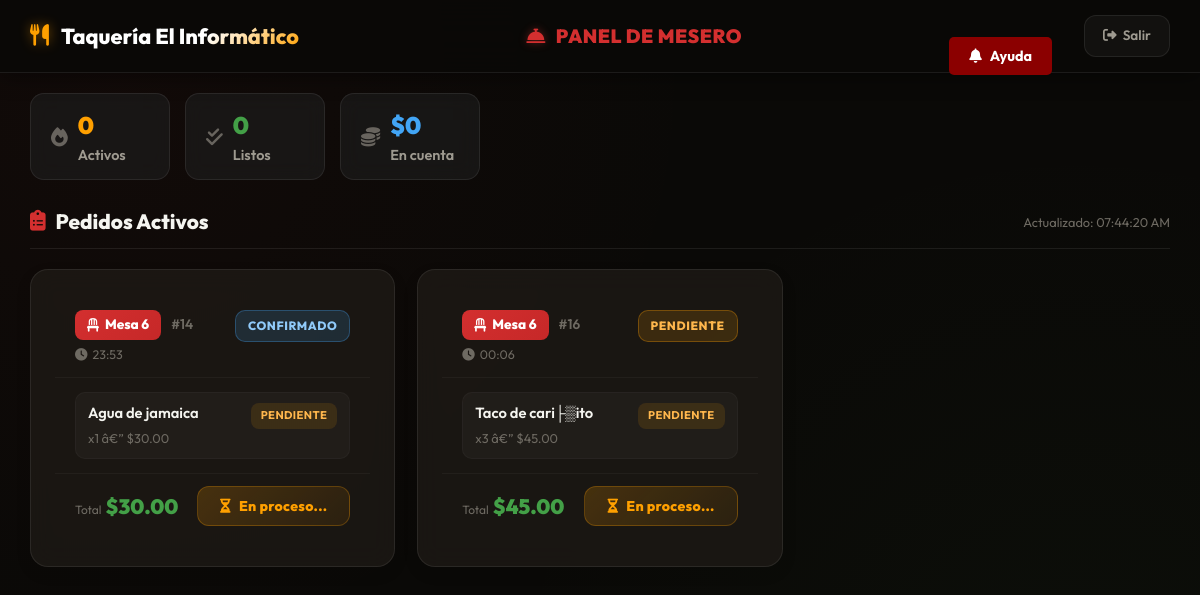
The app's page /index.php?url=mesero (signed in) with its own data.
### tables this page shows
CREATE TABLE `pedidos` (
  `id` int NOT NULL AUTO_INCREMENT,
  `mesa_id` int NOT NULL,
  `usuario_id` int NOT NULL,
  `estado` enum('pendiente','confirmado','en_preparacion','listo','entregado','cancelado') DEFAULT 'pendiente',
  `total` decimal(10,2) DEFAULT '0.00',
  `notas` text,
  `fecha_creacion` timestamp NOT NULL DEFAULT CURRENT_TIMESTAMP,
  `fecha_actualizacion` timestamp NOT NULL DEFAULT CURRENT_TIMESTAMP ON UPDATE CURRENT_TIMESTAMP,
  PRIMARY KEY (`id`),
  KEY `mesa_id` (`mesa_id`),
  KEY `usuario_id` (`usuario_id`),
  CONSTRAINT `pedidos_ibfk_1` FOREIGN KEY (`mesa_id`) REFERENCES `mesas` (`id`),
  CONSTRAINT `pedidos_ibfk_2` FOREIGN KEY (`usuario_id`) REFERENCES `usuarios` (`id`)
);

CREATE TABLE `pedido_detalles` (
  `id` int NOT NULL AUTO_INCREMENT,
  `pedido_id` int NOT NULL,
  `producto_id` int NOT NULL,
  `cantidad` int NOT NULL,
  `precio_unitario` decimal(10,2) NOT NULL,
  `subtotal` decimal(10,2) NOT NULL,
  `notas` text,
  `estado` enum('pendiente','en_preparacion','listo','entregado','cancelado') DEFAULT 'pendiente',
  PRIMARY KEY (`id`),
  KEY `pedido_id` (`pedido_id`),
  KEY `producto_id` (`producto_id`),
  CONSTRAINT `pedido_detalles_ibfk_1` FOREIGN KEY (`pedido_id`) REFERENCES `pedidos` (`id`) ON DELETE CASCADE,
  CONSTRAINT `pedido_detalles_ibfk_2` FOREIGN KEY (`producto_id`) REFERENCES `productos` (`id`) ON DELETE CASCADE
);

CREATE TABLE `productos` (
  `id` int NOT NULL AUTO_INCREMENT,
  `nombre` varchar(200) NOT NULL,
  `descripcion` text,
  `precio` decimal(10,2) NOT NULL,
  `categoria_id` int DEFAULT NULL,
  `imagen_url` varchar(500) DEFAULT NULL,
  `stock` int DEFAULT '0',
  `activo` tinyint(1) DEFAULT '1',
  `tiempo_preparacion` int DEFAULT '15',
  `imagen` varchar(255) DEFAULT NULL,
  PRIMARY KEY (`id`),
  KEY `categoria_id` (`categoria_id`),
  CONSTRAINT `productos_ibfk_1` FOREIGN KEY (`categoria_id`) REFERENCES `categorias_menu` (`id`)
);

### controllers/MeseroController.php (called while the page is built, shortened)
<?php
require_once __DIR__ . '/../models/PedidoModel.php';
class MeseroController {
    public function index() {
        $pedidos = $this->obtenerPedidosFiltrados();
        $data = [
            'pedidos' => $pedidos,
            'assets_url' => BASE_URL . "public/css/"
        ];
        require_once __DIR__ . '/../views/mesero/mesero.php';
    }
    private function obtenerPedidosFiltrados() {
        $pedidoModel = new PedidoModel();
        $pedidos = $pedidoModel->obtenerPedidosActivosConDetalles();
        if ($_SESSION['usuario_rol'] === 'mesero') {
            $mesero_id = $_SESSION['usuario_id'];
            $db = Database::getConnection();
            $stmtM = $db->prepare("SELECT id FROM mesas WHERE mesero_id = ? AND activa = 1");
            $stmtM->execute([$mesero_id]);
            $mesasAsignadas = $stmtM->fetchAll(PDO::FETCH_COLUMN);
            $pedidosFiltrados = [];
            foreach ($pedidos as $pedido) {
                if (in_array($pedido['mesa_id'], $mesasAsignadas)) {
                    $pedidosFiltrados[] = $pedido;
                }
            }
            return $pedidosFiltrados;
        }
        return $pedidos;
    }
}
?>

### config/database.php (called while the page is built, shortened)
<?php
class Database {
    private static $connection = null;
    public static function getConnection() {
        if (self::$connection === null) {
            try {
                $dsn = "mysql:host=" . DB_HOST . ";dbname=" . DB_NAME . ";charset=utf8mb4";
                self::$connection = new PDO($dsn, DB_USER, DB_PASS);
                self::$connection->setAttribute(PDO::ATTR_ERRMODE, PDO::ERRMODE_EXCEPTION);
                self::$connection->exec("SET time_zone = '-05:00'");
            } catch(PDOException $e) {
                die("Error de conexión: " . $e->getMessage());
            }
        }
        return self::$connection;
    }
}
?>

### models/PedidoModel.php (called while the page is built, shortened)
<?php
require_once __DIR__ . '/../config/database.php';
class PedidoModel {
    private $conn;
    public function __construct() {
        $this->conn = Database::getConnection();
    }
    public function obtenerPedidosActivosConDetalles() {
        $sql = "SELECT * FROM pedidos WHERE estado NOT IN ('entregado','cancelado')";
        $stmt = $this->conn->prepare($sql);
        $stmt->execute();
        $pedidos = $stmt->fetchAll(PDO::FETCH_ASSOC);
        foreach ($pedidos as &$pedido) {
            $sqlDetalles = "SELECT d.*, p.nombre
                            FROM pedido_detalles d
                            JOIN productos p ON d.producto_id = p.id
                            WHERE d.pedido_id = ?";
            $stmtDetalles = $this->conn->prepare($sqlDetalles);
            $stmtDetalles->execute([$pedido['id']]);
            $pedido['detalles'] = $stmtDetalles->fetchAll(PDO::FETCH_ASSOC);
        }
        return $pedidos;
    }
}
?>

### views/mesero/mesero.php (the view, shortened to what this page needs)
<!DOCTYPE html>
<html lang="es">
<head>
  <link rel="stylesheet" href="https://cdnjs.cloudflare.com/ajax/libs/font-awesome/6.4.0/css/all.min.css">
  <link rel="stylesheet" href="<?php echo BASE_URL; ?>assets/css/estilos.css?v=6">
  <link rel="stylesheet" href="<?php echo BASE_URL; ?>assets/css/mesero-ayuda.css?v=5">
</head>
<body>
  <header>
    <div class="header-content">
      <div class="brand">
        <i class="fas fa-utensils"></i>
        <span>Taquería El Informático</span>
      </div>
      <div class="header-center">
        <i class="fas fa-bell-concierge"></i>
        <span>Panel de Mesero</span>
      </div>
      <div class="header-actions">
        <button class="btn-help" id="botonAyuda">
          <i class="fas fa-bell"></i> Ayuda
        </button>
        <a href="<?php echo BASE_URL; ?>index.php?action=login" class="btn-exit">
          <i class="fas fa-right-from-bracket"></i> Salir
        </a>
      </div>
    </div>
  </header>
  <div class="stats-bar" id="statsBar">
    <div class="stat-chip stat-activos">
      <i class="fas fa-fire"></i>
      <div>
        <div class="stat-number" id="statActivos">0</div>
        <div>Activos</div>
      </div>
    </div>
    <div class="stat-chip stat-listos">
      <i class="fas fa-check-double"></i>
      <div>
        <div class="stat-number" id="statListos">0</div>
        <div>Listos</div>
      </div>
    </div>
    <div class="stat-chip stat-total">
      <i class="fas fa-coins"></i>
      <div>
        <div class="stat-number" id="statTotal">$0</div>
        <div>En cuenta</div>
      </div>
    </div>
  </div>
  <div class="pedidos-main">
    <div class="section-header">
      <h2 class="section-title">
        <i class="fas fa-clipboard-list"></i> Pedidos Activos
      </h2>
      <span class="last-update" id="lastUpdate"></span>
    </div>
    <div id="pedidosContainer">
      <?php if (empty($data['pedidos'])): ?>
        <div class="empty-state">
          <i class="fas fa-check-circle"></i>
          <p>No hay pedidos activos</p>
          <small>Los nuevos pedidos aparecerán automáticamente</small>
        </div>
      <?php else: ?>
        <div class="pedidos-grid">
          <?php foreach ($data['pedidos'] as $pedido):
            $mid = $pedido['mesa_id'] ?? '?';
            $isListo = ($pedido['estado'] === 'listo');
          ?>
            <div class="pedido-card <?php echo $isListo ? 'pedido-listo' : ''; ?>"
                 data-pedido-id="<?php echo $pedido['id']; ?>"
                 style="animation: cardFadeIn 0.4s ease both;">
              <div class="pedido-card-header">
                <div class="pedido-card-meta">
                  <div class="pedido-card-title">
                    <span class="mesa-badge"><i class="fas fa-chair"></i> Mesa <?php echo $mid; ?></span>
                    <span class="pedido-num">#<?php echo $pedido['id']; ?></span>
                  </div>
                  <div class="pedido-time">
                    <i class="fas fa-clock"></i>
                    <span class="order-time" data-time="<?php echo $pedido['fecha_creacion']; ?>">
                      <?php echo date('H:i', strtotime($pedido['fecha_creacion'])); ?>
                    </span>
                  </div>
                </div>
                <span class="estado-badge estado-<?php echo $pedido['estado']; ?>">
                  <?php echo strtoupper(str_replace('_', ' ', $pedido['estado'])); ?>
                </span>
              </div>
              <div class="pedido-card-body">
                <ul class="detalle-list">
                  <?php foreach ($pedido['detalles'] as $detalle): ?>
                    <li class="detalle-row">
                      <div class="detalle-info">
                        <span class="detalle-name"><?php echo htmlspecialchars($detalle['nombre']); ?></span>
                        <span class="detalle-qty">x<?php echo $detalle['cantidad']; ?> â€” $<?php echo number_format($detalle['subtotal'], 2); ?></span>
                      </div>
                      <span class="detalle-estado-pill pill-<?php echo $detalle['estado']; ?>">
                        <?php echo strtoupper(str_replace('_', ' ', $detalle['estado'])); ?>
                      </span>
                    </li>
                  <?php endforeach; ?>
                </ul>
              </div>
              <div class="pedido-card-footer">
                <div class="pedido-total">
                  <small>Total</small>$<?php echo number_format($pedido['total'], 2); ?>
                </div>
                <?php if ($isListo): ?>
                  <button class="btn-entregar" onclick="entregarPedido(<?php echo $pedido['id']; ?>, this)">
                    <i class="fas fa-hand-holding-heart"></i> Entregar
                  </button>
                <?php else: ?>
                  <button class="btn-entregar btn-pending" disabled>
                    <i class="fas fa-hourglass-half"></i> En proceso...
                  </button>
                <?php endif; ?>
              </div>
            </div>
          <?php endforeach; ?>
        </div>
      <?php endif; ?>
    </div>
  </div>
</body>
</html>

### assets/css/estilos.css (style rules this page uses)
:root { --primary-color: #D32F2F; --secondary-color: #FFA000; --text-color: #F5F5F0; --light-text: #F5F5F0; --background-color: #0A0907; --card-bg: rgba(22, 19, 16, 0.7); --border-color: rgba(255, 255, 255, 0.08); --accent-green: #43A047; }
* { margin: 0; padding: 0; box-sizing: border-box; font-family: 'Outfit', sans-serif; }
html { min-height: 100%; background-color: var(--background-color); overflow-x: hidden; position: relative; }
body { min-height: 100%; background-color: var(--background-color); background-image: radial-gradient(circle at 10% 20%, rgba(211, 47, 47, 0.05) 0%, transparent 40%), radial-gradient(circle at 90% 80%, rgba(255, 160, 0, 0.05) 0%, transparent 40%); color: var(--text-color); line-height: 1.6; padding-bottom: 80px; position: relative; z-index: 1; }
header { background: rgba(10, 9, 7, 0.92) !important; backdrop-filter: blur(15px); -webkit-backdrop-filter: blur(15px); border-bottom: 1px solid var(--border-color) !important; color: var(--light-text); padding: 15px 30px; position: sticky; top: 0; z-index: 100; box-shadow: 0 4px 20px rgba(0, 0, 0, 0.4); }
.pedido-card { background: white; border-radius: 15px; padding: 1.5rem; box-shadow: 0 6px 15px rgba(0,0,0,0.1); border-left: 5px solid var(--primary-color); }
#botonAyuda { position: absolute; top: 20px; right: 20px; background: #8B0000; color: white; border: none; padding: 10px 20px; border-radius: 5px; cursor: pointer; font-weight: bold; transition: background 0.3s ease; }

### records on screen
pedidos: mesa "6", id "14", fecha_creacion "23:53", estado "CONFIRMADO", total "30.00", shows "En proceso..."
pedido_detalles: producto.nombre "Agua de jamaica", cantidad "1", subtotal "30.00", estado "PENDIENTE"
pedidos: mesa "6", id "16", fecha_creacion "00:06", estado "PENDIENTE", total "45.00", shows "En proceso..."
pedido_detalles: producto.nombre "Taco de cari├▒ito", cantidad "3", subtotal "45.00", estado "PENDIENTE"
